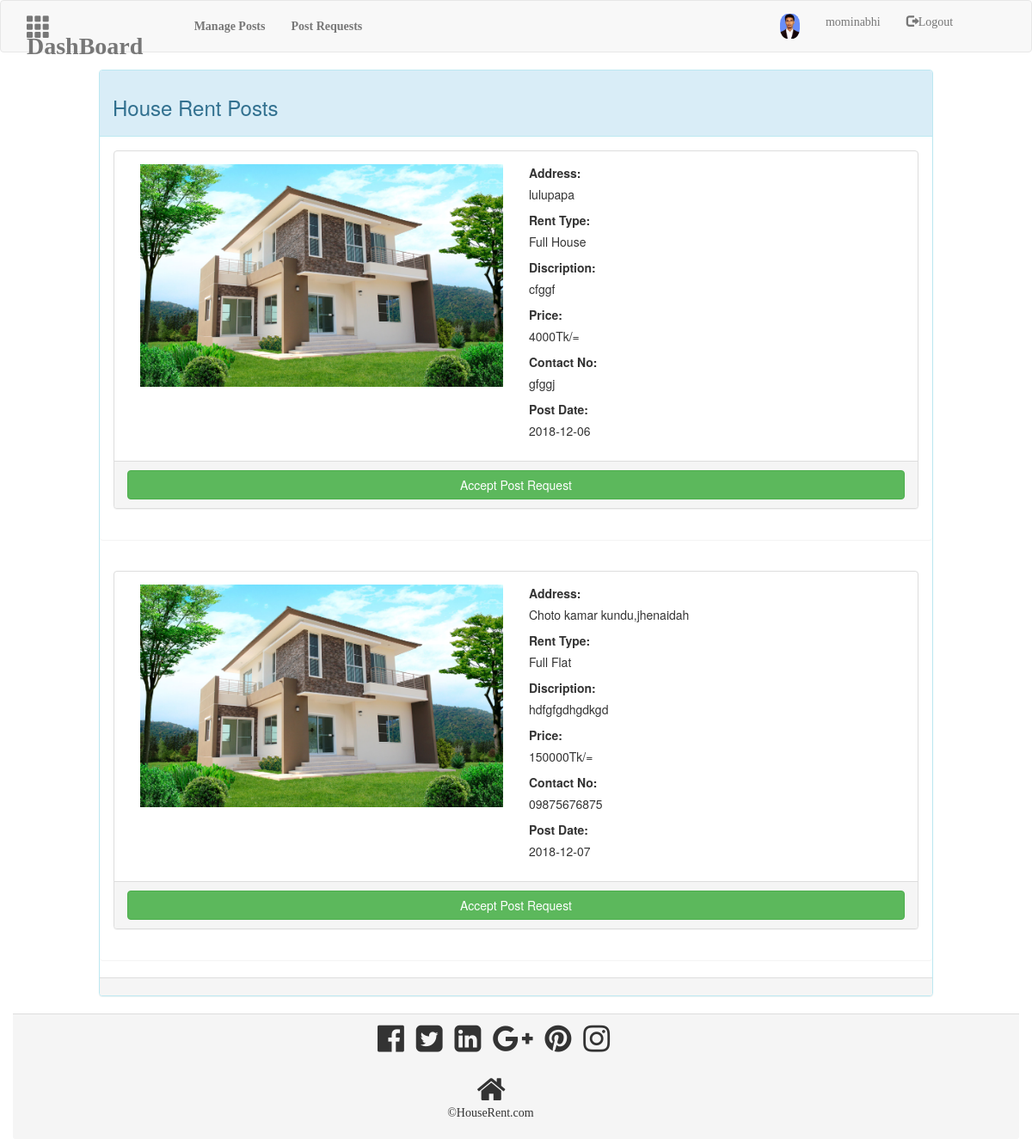
Screenshot of /admin/post_request.php (signed in) with the database file from the repository.
### tables this page shows
CREATE TABLE `post` (
  `id` int(11) NOT NULL,
  `member_id` int(11) NOT NULL,
  `city` varchar(300) NOT NULL,
  `area` varchar(300) NOT NULL,
  `rent_type` varchar(100) NOT NULL,
  `image` varchar(200) NOT NULL,
  `discription` text NOT NULL,
  `price` int(11) NOT NULL,
  `address` text NOT NULL,
  `post_date` date NOT NULL,
  `contact_no` varchar(100) NOT NULL,
  `flag` int(11) NOT NULL
);

### admin/admin_class.php (called while the page is built, shortened)
<?php
class admin_class
{
    public function __construct()
    {
        $database_name = "rent_house";
        $host_name = "localhost";
        $user_name = "root";
        $password = "";
        $this->connected = mysqli_connect("$host_name", "$user_name", "$password", "$database_name");
    }
    public function postRequest()
    {
        $query="SELECT * FROM post WHERE flag=0 ";
        return $result=mysqli_query($this->connected,$query);
    }
}

### admin/post_request.php (the view, shortened to what this page needs)
<?php
include "head.php";
include "admin_navigation.php";
$obj = new admin_class();
$results = $obj->postRequest();
if (mysqli_num_rows($results) >= 1)
{
?>
<div class="container">
    <div class="row">
        <div class="row">
            <div class="col-md-10 col-md-offset-1">
                <div class="panel panel-info">
                    <div class="panel-heading">
                        <h3>House Rent Posts</h3>
                    </div>
                    <?php
                    foreach ($results as $result) {
                        ?>
                        <div class="panel panel-body">
                            <div class="panel panel-default">
                                <div class="panel-body">
                                    <div class="col-md-6">
                                        <img src="<?php echo "../" . $result['image'] ?>" height="100%" width="100%">
                                    </div>
                                    <div class="col-md-6">
                                        <label>Address:</label>
                                        <p><?php echo $result['address'] ?></p>
                                        <label>Rent Type:</label>
                                        <p><?php echo $result['rent_type'] ?></p>
                                        <label>Discription:</label>
                                        <p><?php echo $result['discription'] ?></p>
                                        <label>Price:</label>
                                        <p><?php echo $result['price'] ?>Tk/=</p>
                                        <label>Contact No:</label>
                                        <p><?php echo $result['contact_no'] ?></p>
                                        <label>Post Date:</label>
                                        <p><?php echo $result['post_date'] ?></p>
                                    </div>
                                </div>
                                <div class="panel-footer">
                                    <form action="" method="post">
                                        <input type="submit" value="Accept Post Request" name="allow" class="btn btn-success btn-block">
                                    </form>
                                </div>
                            </div>
                        </div>
                        <?php
                    }
                    ?>
                    <div class="panel-footer">
                    </div>
                </div>
            </div>
        </div>
        <?php
        }
        else {
            ?>
            <h2 class="text-center alert">No post Yet</h2>
            <?php
        }
        ?>
    </div>
</div>
<?php
include '../partials/main_footer.php'
?>

### rows the page displays
post: image (picture), address "lulupapa", rent_type "Full House", discription "cfggf", price "4000", contact_no "gfggj", post_date "2018-12-06"
post: image (picture), address "Choto kamar kundu,jhenaidah", rent_type "Full Flat", discription "hdfgfgdhgdkgd", price "150000", contact_no "09875676875", post_date "2018-12-07"

### other values shown
$_SESSION['admin_name'] "mominabhi"
